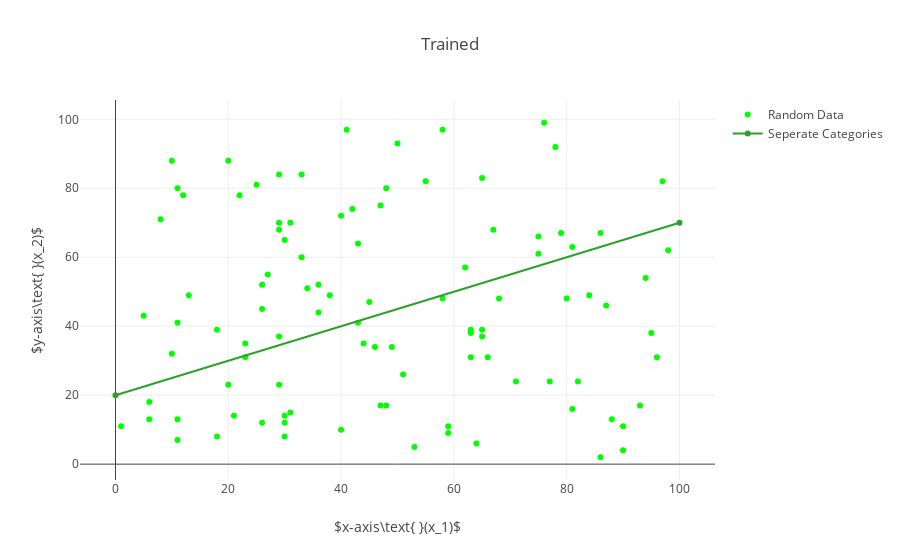

Notebook source saved alongside this figure:
### Markdown cell above
Now let's see how the perceptron performs now

### Code cell
c = np.array([])
w = np.array([])

# Display the Perceptrons' predictions
# The predictions are correct because the perceptrons has been trained
for point in points:
    guess = perceptron.predict(np.array([1, point.X, point.Y]))
    
    if guess == point.Label:
        c = np.append(c, point)
    else:
        w = np.append(w, point)

correct = go.Scatter(
    x = [point.X for point in c],
    y = [point.Y for point in c],
    mode = 'markers',
    marker = dict(
        symbol = 'circle',
        color = 'rgb(0, 255, 0)'
    ),
    name = 'Random Data'   
)

wrong = go.Scatter(
    x = [point.X for point in w],
    y = [point.Y for point in w],
    mode = 'markers',
    marker = dict(
        symbol = 'circle',
        color = 'rgb(255, 0, 0)'
    ),
    name = 'Random Data'  
)

layout.title = 'Trained'
fig = go.Figure(data=[correct, wrong, line], layout=layout)
plt.iplot(fig)

### Figure 1 — Plotly figure (JSON) as saved in the notebook; plotly's stock layout.template omitted (floating-point values rounded to 4 significant figures)
{"data": [{"marker": {"color": "rgb(0, 255, 0)", "symbol": "circle"}, "mode": "markers", "name": "Random Data", "type": "scatter", "uid": "811c4712-c4dc-4527-8fa5-ecb26ab6c194", "x": [11, 97, 11, 29, 23, 78, 44, 18, 40, 55, 63, 48, 43, 45, 95, 42, 62, 36, 29, 65, 58, 47, 48, 5, 88, 64, 75, 86, 41, 84, 6, 29, 96, 51, 86, 27, 31, 46, 11, 25, 93, 67, 75, 59, 30, 31, 29, 59, 47, 30, 71, 65, 80, 34, 65, 63, 26, 1, 66, 26, 30, 29, 87, 6, 81, 90, 43, 63, 10, 53, 94, 11, 36, 21, 33, 33, 20, 13, 90, 50, 20, 40, 77, 8, 81, 82, 12, 49, 18, 68, 23, 26, 22, 30, 58, 98, 38, 76, 10, 79], "y": [41, 82, 80, 70, 31, 92, 35, 39, 10, 82, 39, 17, 64, 47, 38, 74, 57, 52, 68, 37, 48, 17, 80, 43, 13, 6, 61, 67, 97, 49, 18, 84, 31, 26, 2, 55, 15, 34, 7, 81, 17, 68, 66, 11, 8, 70, 23, 9, 75, 65, 24, 39, 48, 51, 83, 31, 12, 11, 31, 52, 12, 37, 46, 13, 63, 11, 41, 38, 88, 5, 54, 13, 44, 14, 84, 60, 88, 49, 4, 93, 23, 72, 24, 71, 16, 24, 78, 34, 8, 48, 35, 45, 78, 14, 97, 62, 49, 99, 32, 67]}, {"marker": {"color": "rgb(255, 0, 0)", "symbol": "circle"}, "mode": "markers", "name": "Random Data", "type": "scatter", "uid": "97343d31-2020-4456-a619-3a500c4b3c10", "x": [], "y": []}, {"name": "Seperate Categories", "type": "scatter", "uid": "9a54f802-f115-4bf7-8c95-60ccbde8a8ee", "x": [0, 100], "y": [20, 70]}], "layout": {"autosize": true, "title": "Trained", "xaxis": {"autorange": true, "range": [-5.926, 105.9], "title": "$x-axis\\text{ }(x_1)$", "type": "linear"}, "yaxis": {"autorange": true, "range": [-5.105, 106.1], "title": "$y-axis\\text{ }(x_2)$", "type": "linear"}}}
